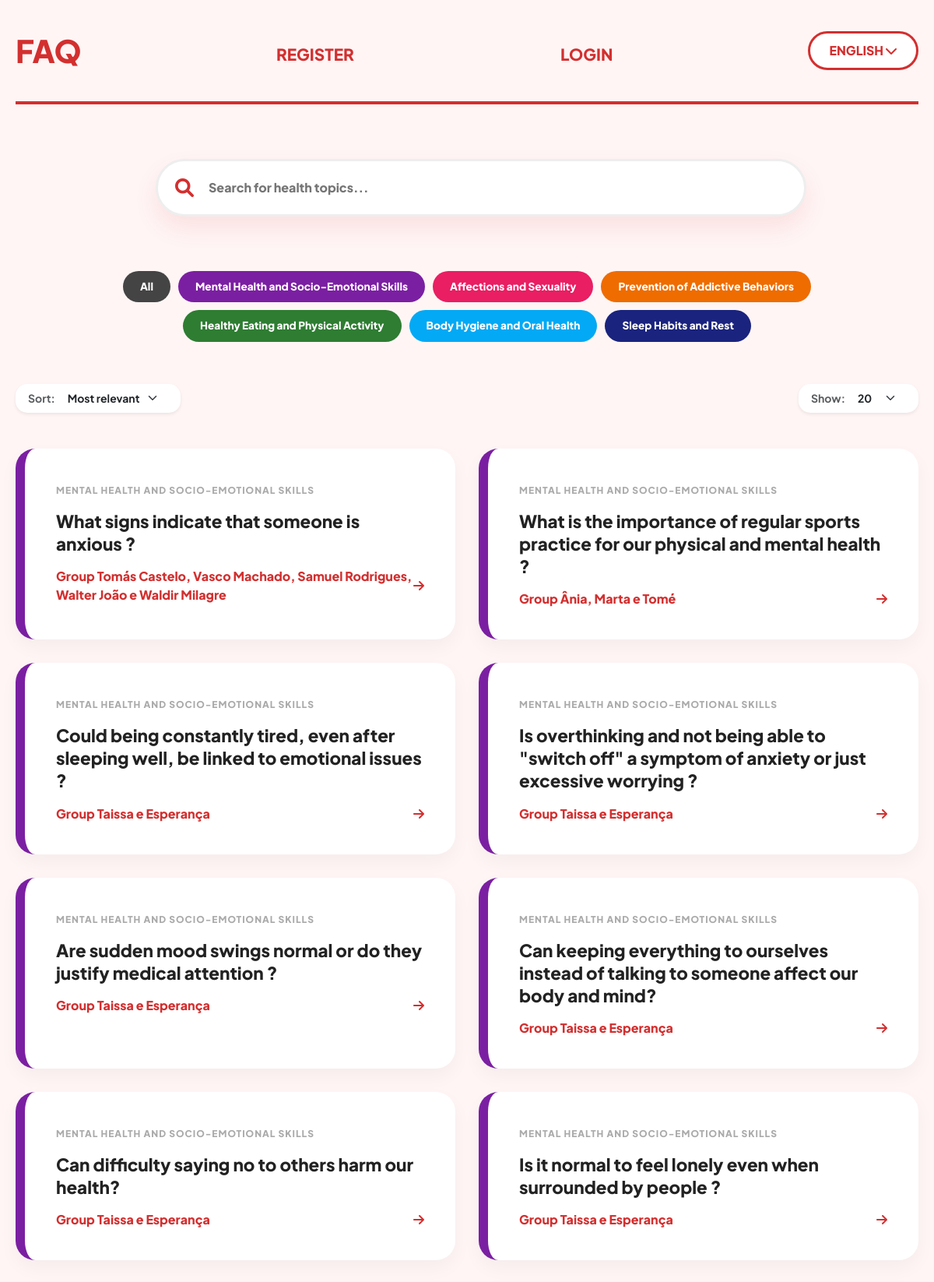
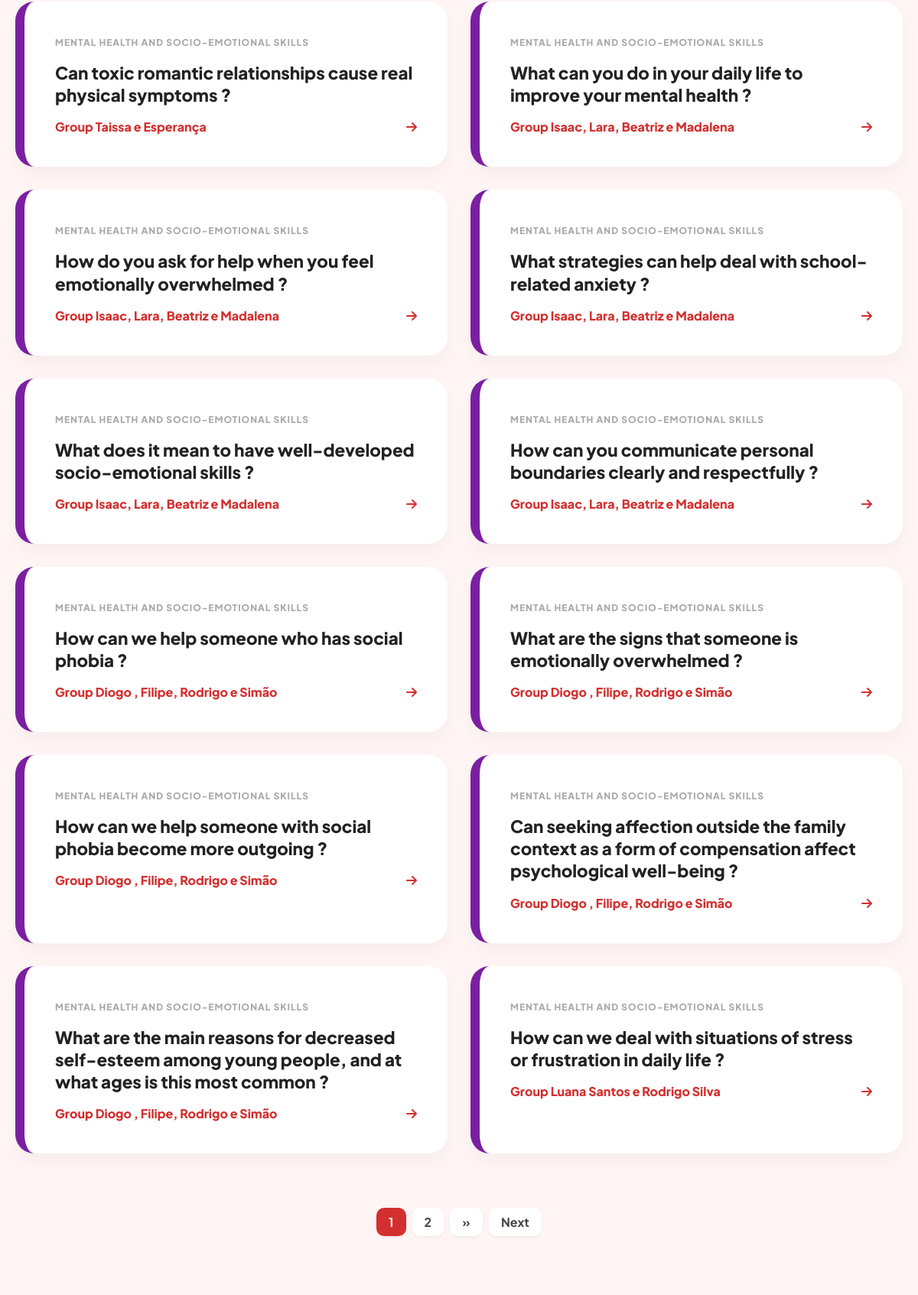
/?category=1&per_page=20 (upper part), run on the app's committed database (2 pictures, top to bottom).
### tables this page shows
CREATE TABLE questions (
        id_question INTEGER PRIMARY KEY AUTOINCREMENT,
        id_group INTEGER,
        id_category INTEGER,
        question TEXT,
        answer TEXT,
        pergunta TEXT,
        resposta TEXT,
        votes INTEGER DEFAULT 0,
        FOREIGN KEY (id_category) REFERENCES categories(id_category),
        FOREIGN KEY (id_group) REFERENCES groups(id_group));

CREATE TABLE categories (
        id_category INTEGER PRIMARY KEY AUTOINCREMENT,
        name TEXT NOT NULL UNIQUE,
        nome TEXT NOT NULL UNIQUE);

CREATE TABLE groups (
        id_group INTEGER PRIMARY KEY AUTOINCREMENT,
        name TEXT NOT NULL,
        grade TEXT DEFAULT NULL);

### app.py (the view)
@app.route('/', methods=['GET', 'POST'])
def home():
    category_id = request.args.get('category', type=int)
    current_page = request.args.get('page', 1, type=int)
    per_page = request.args.get('per_page', 20, type=int)
    sort_by = request.args.get('sort', 'most_relevant')
    search_query = request.args.get('search', type=str)
    total_questions = get_count_questions_en(category_id=category_id, search_query=search_query)
    total_pages = math.ceil(total_questions / per_page)
    questions = get_questions_en(per_page=per_page, current_page=current_page,
                                 category_id=category_id, sort_by=sort_by, search_query=search_query)
    if request.headers.get('HX-Request'):
        return render_template('partials/faq_cards.html', questions=questions, selected_category=category_id)
    return render_template('home.html',questions=questions,total_pages=total_pages,
                           current_page=current_page,selected_category=category_id,
                           per_page=per_page,sort_by=sort_by)

### dbqueries.py (called while the page is built)
def get_count_questions_en(category_id=None, search_query=None):
    with sqlite3.connect(DBFILE) as conn:
        cursor = conn.cursor()
        if category_id and search_query:
            cursor.execute('SELECT COUNT(*) FROM questions WHERE id_category = ? AND question LIKE ?', (category_id, f'%{search_query}%'))
        elif category_id:
            cursor.execute('SELECT COUNT(*) FROM questions WHERE id_category = ?', (category_id,))
        elif search_query:
            cursor.execute('SELECT COUNT(*) FROM questions WHERE question LIKE ?', (f'%{search_query}%',))
        else:
            cursor.execute('SELECT COUNT(*) FROM questions')
        return cursor.fetchone()[0]

### templates/home.html (shortened to what this page needs)
<!DOCTYPE html>
<html lang="en">
<head>
    <link href="https://cdn.jsdelivr.net/npm/bootstrap@5.3.3/dist/css/bootstrap.min.css" rel="stylesheet">
    <link rel="stylesheet" href="https://cdnjs.cloudflare.com/ajax/libs/font-awesome/6.0.0/css/all.min.css">
    <link rel="stylesheet" href="static/css/style-home.css">
</head>
<body>
    <div id="main-content-wrapper">
        <main class="container-layout">
            <nav class="nav-bar">
                <h2 class="logo">FAQ</h2>
                {% if not current_user.is_authenticated %}
                    <h2 class="register"><a href="{{ url_for('register') }}">REGISTER</a></h2>
                    <h2 class="login"><a href="{{ url_for('login_page') }}">LOGIN</a></h2>
                {% endif %}
                <div class="lang-selector">
                    <span>ENGLISH</span> <i class="fa-solid fa-chevron-down"></i>
                </div>
            </nav>
            <section class="search-section">
                <div class="search-wrapper">
                    <i class="fa-solid fa-magnifying-glass search-icon"></i>
                    <input type="text" name="search" placeholder="Search for health topics..." class="search-input" hx-get="/" hx-trigger="keyup changed delay:500ms" hx-target=".faq-section" hx-include="[name='category'], [name='per_page'], [name='sort']">
                </div>
            </section>
            <section class="category-area mb-4">
                <a href="{{ url_for('home', per_page=per_page) }}"
                class="btn-cat btn-all {% if not selected_category %}active{% endif %}">
                All
                </a>
                <a href="{{ url_for('home', category=1, per_page=per_page) }}"
                class="btn-cat btn-mental {% if selected_category == 1 %}active{% endif %}">
                Mental Health and Socio-Emotional Skills
                </a>
                <a href="{{ url_for('home', category=2, per_page=per_page) }}"
                class="btn-cat btn-sexuality {% if selected_category == 2 %}active{% endif %}">
                Affections and Sexuality
                </a>
                <a href="{{ url_for('home', category=3, per_page=per_page) }}"
                class="btn-cat btn-addictive {% if selected_category == 3 %}active{% endif %}">
                Prevention of Addictive Behaviors
                </a>
                <a href="{{ url_for('home', category=4, per_page=per_page) }}"
                class="btn-cat btn-nutrition {% if selected_category == 4 %}active{% endif %}">
                Healthy Eating and Physical Activity
                </a>
                <a href="{{ url_for('home', category=5, per_page=per_page) }}"
                class="btn-cat btn-hygiene {% if selected_category == 5 %}active{% endif %}">
                Body Hygiene and Oral Health
                </a>
                <a href="{{ url_for('home', category=6, per_page=per_page) }}"
                class="btn-cat btn-sleep {% if selected_category == 6 %}active{% endif %}">
                Sleep Habits and Rest
                </a>
            </section>
            <div class="d-flex justify-content-between align-items-center mb-3" style="grid-column: 1 / 9;">
                <form method="GET" action="/" class="d-flex align-items-center bg-white px-3 py-1 shadow-sm" style="border-radius: 15px;">
                    <label for="sort" class="me-2 small fw-bold text-muted">Sort:</label>
                    <select name="sort" id="sort" onchange="this.form.submit()" class="form-select form-select-sm border-0" style="width: auto; cursor: pointer; font-weight: 700;">
                        <option value="most_relevant" {% if sort_by == 'most_relevant' %}selected{% endif %}>Most relevant</option>
                    </select>
                </form>
                <form method="GET" action="/" class="d-flex align-items-center bg-white px-3 py-1 shadow-sm" style="border-radius: 15px;">
                    <label for="per_page" class="me-2 small fw-bold text-muted">Show:</label>
                    <select name="per_page" id="per_page" onchange="this.form.submit()" class="form-select form-select-sm border-0" style="width: auto; cursor: pointer; font-weight: 700;">
                        <option value="20" {% if per_page == 20 %}selected{% endif %}>20</option>
                    </select>
                </form>
            </div>
            <section class="faq-section">
            {% include 'partials/faq_cards.html' %}
            </section>
            <nav class="pagination-wrapper mt-5" style="grid-column: 1 / 9;">
                <ul class="pagination-list d-flex justify-content-center list-unstyled gap-2">
                    {% set start = [current_page - 2, 1]|max %}
                    {% set end = [start + 4, total_pages]|min %}
                    {% set start = [end - 4, 1]|max %}
                    {% for p in range(start, end + 1) %}
                        {% if p > 0 %}
                        <li>
                            <a href="{{ url_for('home', page=p, category=selected_category, per_page=per_page, sort=sort_by) }}"
                            class="pagi-num {% if p == current_page %}active{% endif %}">
                                {{ p }}
                            </a>
                        </li>
                        {% endif %}
                    {% endfor %}
                    {% if current_page < total_pages %}
                        <li>
                            <a href="{{ url_for('home', page=total_pages, category=selected_category, per_page=per_page, sort=sort_by) }}" class="pagi-btn" title="Last Page">»</a>
                        </li>
                        <li>
                            <a href="{{ url_for('home', page=current_page+1, category=selected_category, per_page=per_page, sort=sort_by) }}" class="pagi-btn">Next</a>
                        </li>
                    {% endif %}
                </ul>
            </nav>
        </main>
    </div>
</body>
</html>

### templates/partials/faq_cards.html
{% for question, answer, group, category, votes in questions %}
    {% set border_class = "border-gray" %}
    {% if selected_category == 1 %}{% set border_class = "border-mental" %}
    {% elif selected_category == 2 %}{% set border_class = "border-sexuality" %}
    {% elif selected_category == 3 %}{% set border_class = "border-addictive" %}
    {% elif selected_category == 4 %}{% set border_class = "border-nutrition" %}
    {% elif selected_category == 5 %}{% set border_class = "border-hygiene" %}
    {% elif selected_category == 6 %}{% set border_class = "border-sleep" %}
    {% endif %}
    <div class="faq-card {{ border_class }}" data-bs-toggle="modal" data-bs-target="#modal{{ loop.index }}">
        <div class="card-body">
            <span class="category-tag-small">{{ category }}</span>
            <h3 class="question-text">{{ question }}</h3>
            <div class="card-footer-info">
                <span>Group {{ group }}</span>
                <i class="fa-solid fa-arrow-right"></i>
            </div>
        </div>
    </div>
{% else %}
    <div class="text-center w-100 py-5" style="grid-column: 1 / 9;">
        <p class="text-muted fs-5">No health topics found matching your search.</p>
    </div>
{% endfor %}

### static/css/style-home.css (style rules this page uses)
:root { --health-red: #D32F2F; --soft-bg: #FFF5F5; --mental-purple: #7B1FA2; --sexuality-pink: #E91E63; --addictive-orange: #EF6C00; --nutrition-green: #2E7D32; --hygiene-blue: #03A9F4; --sleep-navy: #1A237E; }
body { background-color: var(--soft-bg); font-family: 'Plus Jakarta Sans', sans-serif; color: #222; margin: 0; }
.container-layout { display: grid; grid-template-columns: repeat(8, 1fr); grid-gap: 30px; max-width: 1200px; margin: 0 auto; padding: 0 20px; }
.nav-bar { grid-column: 1 / 9; display: flex; justify-content: space-between; align-items: center; padding: 40px 0; border-bottom: 4px solid var(--health-red); }
.logo { font-weight: 800; color: var(--health-red); font-size: 2.5rem; margin: 0; }
.nav-bar h2 { margin: 0; }
.nav-bar a { color: var(--health-red); text-decoration: none; font-weight: 800; font-size: 1.3rem; margin: 0 15px; transition: opacity 0.2s ease; }
.lang-selector { cursor: pointer; font-weight: 800; color: var(--health-red); border: 3px solid var(--health-red); padding: 10px 25px; border-radius: 50px; background: white; }
.search-section { grid-column: 2 / 8; margin: 40px 0; }
.search-wrapper { position: relative; display: flex; align-items: center; }
.search-input { width: 100%; padding: 22px 22px 22px 65px; border-radius: 50px; border: 3px solid #eee; font-weight: 800; box-shadow: 0 15px 30px rgba(211, 47, 47, 0.1); outline: none; }
.search-icon { position: absolute; left: 25px; color: var(--health-red); font-size: 1.5rem; }
.category-area { grid-column: 1 / 9; display: flex; justify-content: center; gap: 10px; flex-wrap: wrap; margin-bottom: 50px; }
.btn-cat { border-radius: 50px; padding: 10px 22px; font-weight: 800; color: white !important; border: none; text-decoration: none; font-size: 0.85rem; transition: 0.3s; }
.btn-all { background-color: #444; }
.btn-mental { background-color: var(--mental-purple); }
.btn-sexuality { background-color: var(--sexuality-pink); }
.btn-addictive { background-color: var(--addictive-orange); }
.btn-nutrition { background-color: var(--nutrition-green); }
.btn-hygiene { background-color: var(--hygiene-blue); }
.btn-sleep { background-color: var(--sleep-navy); }
.faq-section { grid-column: 1 / 9; display: grid; grid-template-columns: 1fr 1fr; gap: 30px; }
.faq-card { background: white; padding: 40px; border-radius: 25px; box-shadow: 0 10px 25px rgba(0,0,0,0.04); cursor: pointer; transition: 0.4s; border-left: 12px solid var(--health-red); }
.border-mental { border-left-color: var(--mental-purple); }
.question-text { font-size: 1.4rem; font-weight: 800; margin: 15px 0; line-height: 1.3; }
.category-tag-small { font-size: 0.75rem; text-transform: uppercase; color: #aaa; font-weight: 800; letter-spacing: 1px; }
.card-footer-info { display: flex; justify-content: space-between; align-items: center; color: var(--health-red); font-weight: 800; }
.pagination-wrapper { grid-column: 1 / 9; display: flex; justify-content: center; margin: 40px 0; }
.pagination-list { display: flex; list-style: none; gap: 8px; padding: 0; }
.pagi-num, .pagi-btn { text-decoration: none; color: #444; padding: 8px 16px; border-radius: 10px; background: white; font-weight: 700; transition: 0.2s; box-shadow: 0 2px 5px rgba(0,0,0,0.05); }
.pagi-num.active { background: var(--health-red); color: white; }

### data on the page
questions: name "MENTAL HEALTH AND SOCIO-EMOTIONAL SKILLS", question "What signs indicate that someone is anxious ?", name "Tomás Castelo, Vasco Machado, Samuel Rodrigues, Walter João e Waldir Milagre"
questions: name "MENTAL HEALTH AND SOCIO-EMOTIONAL SKILLS", question "What is the importance of regular sports practice for our physical and mental health ?", name "Ânia, Marta e Tomé"
questions: name "MENTAL HEALTH AND SOCIO-EMOTIONAL SKILLS", question "Could being constantly tired, even after sleeping well, be linked to emotional issues ?", name "Taissa e Esperança"
questions: name "MENTAL HEALTH AND SOCIO-EMOTIONAL SKILLS", question "Is overthinking and not being able to \"switch off\" a symptom of anxiety or just excessive worrying ?", name "Taissa e Esperança"
questions: name "MENTAL HEALTH AND SOCIO-EMOTIONAL SKILLS", question "Are sudden mood swings normal or do they justify medical attention ?", name "Taissa e Esperança"
questions: name "MENTAL HEALTH AND SOCIO-EMOTIONAL SKILLS", question "Can keeping everything to ourselves instead of talking to someone affect our body and mind?", name "Taissa e Esperança"
questions: name "MENTAL HEALTH AND SOCIO-EMOTIONAL SKILLS", question "Can difficulty saying no to others harm our health?", name "Taissa e Esperança"
questions: name "MENTAL HEALTH AND SOCIO-EMOTIONAL SKILLS", question "Is it normal to feel lonely even when surrounded by people ?", name "Taissa e Esperança"
questions: name "MENTAL HEALTH AND SOCIO-EMOTIONAL SKILLS", question "Can toxic romantic relationships cause real physical symptoms ?", name "Taissa e Esperança"
questions: name "MENTAL HEALTH AND SOCIO-EMOTIONAL SKILLS", question "What can you do in your daily life to improve your mental health ?", name "Isaac, Lara, Beatriz e Madalena"
questions: name "MENTAL HEALTH AND SOCIO-EMOTIONAL SKILLS", question "How do you ask for help when you feel emotionally overwhelmed ?", name "Isaac, Lara, Beatriz e Madalena"
questions: name "MENTAL HEALTH AND SOCIO-EMOTIONAL SKILLS", question "What strategies can help deal with school-related anxiety ?", name "Isaac, Lara, Beatriz e Madalena"
questions: name "MENTAL HEALTH AND SOCIO-EMOTIONAL SKILLS", question "What does it mean to have well-developed socio-emotional skills ?", name "Isaac, Lara, Beatriz e Madalena"
questions: name "MENTAL HEALTH AND SOCIO-EMOTIONAL SKILLS", question "How can you communicate personal boundaries clearly and respectfully ?", name "Isaac, Lara, Beatriz e Madalena"
questions: name "MENTAL HEALTH AND SOCIO-EMOTIONAL SKILLS", question "How can we help someone who has social phobia ?", name "Diogo , Filipe, Rodrigo e Simão"
questions: name "MENTAL HEALTH AND SOCIO-EMOTIONAL SKILLS", question "What are the signs that someone is emotionally overwhelmed ?", name "Diogo , Filipe, Rodrigo e Simão"
questions: name "MENTAL HEALTH AND SOCIO-EMOTIONAL SKILLS", question "How can we help someone with social phobia become more outgoing ?", name "Diogo , Filipe, Rodrigo e Simão"
questions: name "MENTAL HEALTH AND SOCIO-EMOTIONAL SKILLS", question "Can seeking affection outside the family context as a form of compensation affect psychological well-being ?", name "Diogo , Filipe, Rodrigo e Simão"
questions: name "MENTAL HEALTH AND SOCIO-EMOTIONAL SKILLS", question "What are the main reasons for decreased self-esteem among young people, and at what ages is this most common ?", name "Diogo , Filipe, Rodrigo e Simão"
questions: name "MENTAL HEALTH AND SOCIO-EMOTIONAL SKILLS", question "How can we deal with situations of stress or frustration in daily life ?", name "Luana Santos e Rodrigo Silva"

### other printed values
{{ p }} "1" "2"
